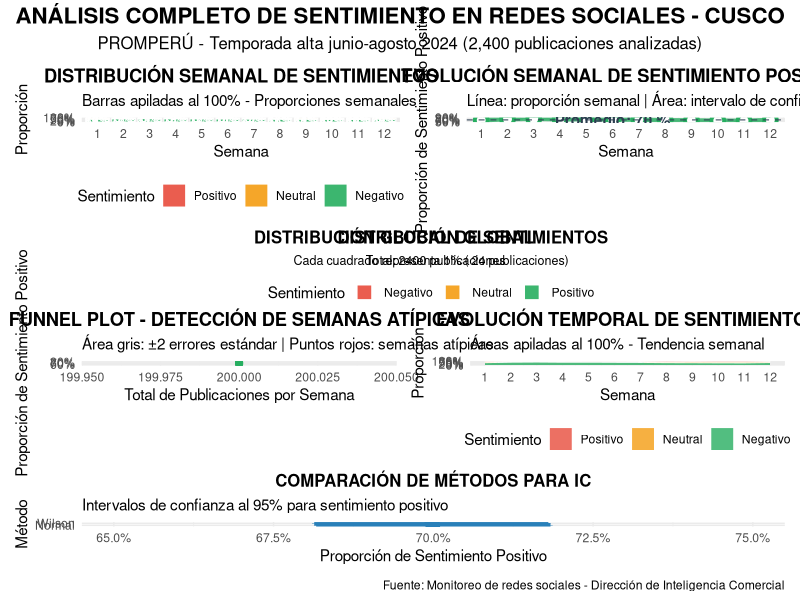

Generate this figure with R:
library(ggplot2)
library(dplyr)
library(tidyr)
library(patchwork)
library(scales)
library(lubridate)

# Configuración
set.seed(123)
options(scipen = 999)

# --- DATOS INICIALES ---
total_publicaciones <- 2400
positivo <- 1680
neutral <- 480
negativo <- 240

prop_positivo <- positivo / total_publicaciones
prop_neutral <- neutral / total_publicaciones
prop_negativo <- negativo / total_publicaciones

semanas <- 12

cat("ANÁLISIS DE SENTIMIENTO EN REDES SOCIALES - CUSCO\n")
cat("=================================================\n")
cat("PROMPERÚ - Temporada alta (junio-agosto)\n")
cat("Total publicaciones:", total_publicaciones, "\n")
cat("Período:", semanas, "semanas\n\n")

cat("DISTRIBUCIÓN GLOBAL DE SENTIMIENTOS:\n")
cat("Positivo: ", positivo, "(", round(prop_positivo * 100, 1), "%)\n")
cat("Neutral:  ", neutral, "(", round(prop_neutral * 100, 1), "%)\n")
cat("Negativo: ", negativo, "(", round(prop_negativo * 100, 1), "%)\n\n")

# --- a) INTERVALOS DE CONFIANZA AL 95% ---
# Método normal
z <- qnorm(0.975)
se_normal <- sqrt(prop_positivo * (1 - prop_positivo) / total_publicaciones)
ic_normal_inf <- prop_positivo - z * se_normal
ic_normal_sup <- prop_positivo + z * se_normal

# Método Wilson
p <- prop_positivo
n <- total_publicaciones
wilson_center <- (p + z^2/(2*n)) / (1 + z^2/n)
wilson_se <- (z/(1 + z^2/n)) * sqrt(p*(1-p)/n + z^2/(4*n^2))
ic_wilson_inf <- wilson_center - wilson_se
ic_wilson_sup <- wilson_center + wilson_se

cat("a) INTERVALOS DE CONFIANZA 95% PARA SENTIMIENTO POSITIVO:\n")
cat("---------------------------------------------------------\n")
cat("Método Normal: [", round(ic_normal_inf * 100, 1), "%, ", 
    round(ic_normal_sup * 100, 1), "%]\n")
cat("Método Wilson: [", round(ic_wilson_inf * 100, 1), "%, ", 
    round(ic_wilson_sup * 100, 1), "%]\n\n")

# --- GENERAR DATOS SEMANALES SIMULADOS ---
set.seed(456)
datos_semanales <- data.frame(
  semana = 1:semanas,
  fecha = seq.Date(from = as.Date("2024-06-01"), by = "week", length.out = semanas),
  total = rep(total_publicaciones / semanas, semanas)
) %>%
  mutate(
    # Simular variación semanal con tendencia estacional
    tendencia_positivo = 0.7 + 0.1 * sin(2 * pi * (semana - 1) / semanas),
    ruido_positivo = rnorm(semanas, 0, 0.03),
    prop_positivo_semana = pmax(0.6, pmin(0.85, tendencia_positivo + ruido_positivo)),
    
    prop_neutral_semana = runif(semanas, 0.15, 0.25),
    prop_negativo_semana = 1 - prop_positivo_semana - prop_neutral_semana,
    
    # Asegurar que no sean negativos
    prop_negativo_semana = pmax(0.05, prop_negativo_semana),
    prop_neutral_semana = 1 - prop_positivo_semana - prop_negativo_semana,
    
    # Calcular conteos
    positivo = round(total * prop_positivo_semana),
    neutral = round(total * prop_neutral_semana),
    negativo = round(total * prop_negativo_semana),
    
    # Ajustar para que sumen exactamente al total semanal
    total_ajustado = positivo + neutral + negativo,
    factor_ajuste = total / total_ajustado,
    positivo = round(positivo * factor_ajuste),
    neutral = round(neutral * factor_ajuste),
    negativo = total - positivo - neutral,
    
    # Recalcular proporciones
    prop_positivo = positivo / total,
    prop_neutral = neutral / total,
    prop_negativo = negativo / total,
    
    # Error estándar semanal
    se_semana = sqrt(prop_positivo * (1 - prop_positivo) / total),
    ic_inf_semana = prop_positivo - 1.96 * se_semana,
    ic_sup_semana = prop_positivo + 1.96 * se_semana
  )

# --- b) GRÁFICO DE BARRAS APILADAS SEMANAL ---
datos_largos <- datos_semanales %>%
  select(semana, positivo, neutral, negativo) %>%
  pivot_longer(cols = c(positivo, neutral, negativo), 
               names_to = "sentimiento", 
               values_to = "conteo") %>%
  mutate(
    sentimiento = factor(sentimiento, levels = c("negativo", "neutral", "positivo")),
    prop = conteo / (total_publicaciones / semanas)
  )

grafico_barras_apiladas <- ggplot(datos_largos, aes(x = factor(semana), y = conteo, fill = sentimiento)) +
  geom_col(position = "fill", alpha = 0.9, color = "white", size = 0.3) +
  geom_text(aes(label = paste0(round(prop * 100, 0), "%")), 
            position = position_fill(vjust = 0.5), 
            color = "white", fontface = "bold", size = 3) +
  scale_fill_manual(values = c("positivo" = "#27AE60", "neutral" = "#F39C12", "negativo" = "#E74C3C"),
                    labels = c("Positivo", "Neutral", "Negativo")) +
  scale_y_continuous(labels = percent_format()) +
  labs(
    title = "DISTRIBUCIÓN SEMANAL DE SENTIMIENTOS",
    subtitle = "Barras apiladas al 100% - Proporciones semanales",
    x = "Semana",
    y = "Proporción",
    fill = "Sentimiento"
  ) +
  theme_minimal() +
  theme(
    legend.position = "bottom",
    plot.title = element_text(face = "bold", hjust = 0.5)
  )

# --- c) GRÁFICO DE LÍNEAS CON BANDA DE CONFIANZA ---
grafico_lineas <- ggplot(datos_semanales, aes(x = semana, y = prop_positivo)) +
  geom_ribbon(aes(ymin = ic_inf_semana, ymax = ic_sup_semana), 
              fill = "#27AE60", alpha = 0.2) +
  geom_line(color = "#27AE60", size = 1.5, alpha = 0.8) +
  geom_point(color = "#27AE60", size = 3, fill = "white", shape = 21, stroke = 2) +
  geom_text(aes(label = paste0(round(prop_positivo * 100, 0), "%")), 
            vjust = -1.2, fontface = "bold", color = "#27AE60", size = 4) +
  geom_hline(yintercept = prop_positivo, linetype = "dashed", color = "#2C3E50", alpha = 0.7) +
  annotate("text", x = 6, y = prop_positivo + 0.02, 
           label = paste("Promedio:", round(prop_positivo * 100, 1), "%"), 
           color = "#2C3E50", fontface = "bold") +
  scale_y_continuous(labels = percent_format(), limits = c(0.5, 0.9)) +
  scale_x_continuous(breaks = 1:semanas) +
  labs(
    title = "EVOLUCIÓN SEMANAL DE SENTIMIENTO POSITIVO",
    subtitle = "Línea: proporción semanal | Área: intervalo de confianza 95%",
    x = "Semana",
    y = "Proporción de Sentimiento Positivo"
  ) +
  theme_minimal() +
  theme(
    plot.title = element_text(face = "bold", hjust = 0.5)
  )

# --- d) GRÁFICO DE WAFFLE MANUAL ---
crear_waffle_manual <- function() {
  # Crear datos para el waffle (10x10 grid)
  waffle_data <- expand.grid(x = 1:10, y = 1:10)
  
  # Asignar sentimientos basados en las proporciones
  n_positivo <- round(prop_positivo * 100)
  n_neutral <- round(prop_neutral * 100)
  n_negativo <- 100 - n_positivo - n_neutral
  
  waffle_data$sentimiento <- c(
    rep("Positivo", n_positivo),
    rep("Neutral", n_neutral),
    rep("Negativo", n_negativo)
  )
  
  ggplot(waffle_data, aes(x = x, y = y, fill = sentimiento)) +
    geom_tile(color = "white", size = 1.5, alpha = 0.9) +
    scale_fill_manual(values = c("Positivo" = "#27AE60", "Neutral" = "#F39C12", "Negativo" = "#E74C3C")) +
    coord_fixed() +
    labs(
      title = "DISTRIBUCIÓN GLOBAL DE SENTIMIENTOS",
      subtitle = paste("Cada cuadrado representa 1% (", total_publicaciones/100, "publicaciones)"),
      fill = "Sentimiento"
    ) +
    theme_void() +
    theme(
      legend.position = "bottom",
      plot.title = element_text(face = "bold", hjust = 0.5, size = 12),
      plot.subtitle = element_text(hjust = 0.5, size = 9)
    )
}

waffle_plot <- crear_waffle_manual()

# --- e) FUNNEL PLOT PARA DETECCIÓN DE ATÍPICOS ---
datos_funnel <- datos_semanales %>%
  mutate(
    prop_positivo = positivo / total,
    se = sqrt(prop_positivo * (1 - prop_positivo) / total),
    limite_superior = prop_positivo + 2 * se,
    limite_inferior = prop_positivo - 2 * se,
    atipico = prop_positivo_semana > limite_superior | prop_positivo_semana < limite_inferior
  )

funnel_plot <- ggplot(datos_funnel, aes(x = total, y = prop_positivo)) +
  geom_point(aes(color = atipico, size = atipico), alpha = 0.8) +
  geom_line(aes(y = prop_positivo), color = "#27AE60", linetype = "dashed", alpha = 0.5) +
  geom_ribbon(aes(ymin = prop_positivo - 2 * se, ymax = prop_positivo + 2 * se),
              fill = "#27AE60", alpha = 0.1) +
  geom_text(aes(label = ifelse(atipico, paste0("Semana ", semana), "")),
            vjust = -0.8, size = 3, fontface = "bold") +
  scale_color_manual(values = c("FALSE" = "#27AE60", "TRUE" = "#E74C3C")) +
  scale_size_manual(values = c("FALSE" = 2, "TRUE" = 4)) +
  scale_y_continuous(labels = percent_format()) +
  labs(
    title = "FUNNEL PLOT - DETECCIÓN DE SEMANAS ATÍPICAS",
    subtitle = "Área gris: ±2 errores estándar | Puntos rojos: semanas atípicas",
    x = "Total de Publicaciones por Semana",
    y = "Proporción de Sentimiento Positivo"
  ) +
  theme_minimal() +
  theme(
    legend.position = "none",
    plot.title = element_text(face = "bold", hjust = 0.5)
  )

# --- f) GRÁFICO DE ÁREA APILADA NORMALIZADA ---
grafico_area <- ggplot(datos_largos, aes(x = semana, y = prop, fill = sentimiento)) +
  geom_area(alpha = 0.8, color = "white", size = 0.3) +
  scale_fill_manual(values = c("positivo" = "#27AE60", "neutral" = "#F39C12", "negativo" = "#E74C3C"),
                    labels = c("Positivo", "Neutral", "Negativo")) +
  scale_y_continuous(labels = percent_format()) +
  scale_x_continuous(breaks = 1:semanas) +
  labs(
    title = "EVOLUCIÓN TEMPORAL DE SENTIMIENTOS",
    subtitle = "Áreas apiladas al 100% - Tendencia semanal",
    x = "Semana",
    y = "Proporción",
    fill = "Sentimiento"
  ) +
  theme_minimal() +
  theme(
    legend.position = "bottom",
    plot.title = element_text(face = "bold", hjust = 0.5)
  )

# --- GRÁFICO ADICIONAL: PIE CHART PARA PROPORCIONES GLOBALES ---
datos_pie <- data.frame(
  sentimiento = c("Positivo", "Neutral", "Negativo"),
  valor = c(positivo, neutral, negativo),
  prop = c(prop_positivo, prop_neutral, prop_negativo)
) %>%
  mutate(
    posicion = cumsum(prop) - prop/2,
    etiqueta = paste0(sentimiento, "\n", round(prop * 100, 1), "%\n", "(", valor, ")")
  )

pie_plot <- ggplot(datos_pie, aes(x = "", y = prop, fill = sentimiento)) +
  geom_col(color = "white", alpha = 0.9) +
  geom_text(aes(y = posicion, label = etiqueta), 
            color = "white", fontface = "bold", size = 3.5) +
  scale_fill_manual(values = c("Positivo" = "#27AE60", "Neutral" = "#F39C12", "Negativo" = "#E74C3C")) +
  coord_polar(theta = "y") +
  labs(
    title = "DISTRIBUCIÓN GLOBAL",
    subtitle = paste("Total:", total_publicaciones, "publicaciones"),
    fill = "Sentimiento"
  ) +
  theme_void() +
  theme(
    legend.position = "none",
    plot.title = element_text(face = "bold", hjust = 0.5, size = 12),
    plot.subtitle = element_text(hjust = 0.5, size = 9)
  )

# --- GRÁFICO ADICIONAL: COMPARACIÓN ICs MÉTODOS ---
datos_ics <- data.frame(
  Metodo = c("Normal", "Wilson"),
  Punto = c(prop_positivo, wilson_center),
  IC_inf = c(ic_normal_inf, ic_wilson_inf),
  IC_sup = c(ic_normal_sup, ic_wilson_sup)
)

grafico_ics <- ggplot(datos_ics, aes(x = Punto, y = Metodo)) +
  geom_errorbarh(aes(xmin = IC_inf, xmax = IC_sup), height = 0.2, size = 1.5, color = "#2980B9") +
  geom_point(size = 4, color = "#2980B9") +
  geom_text(aes(label = paste0(round(Punto * 100, 1), "%")), 
            vjust = -1.2, fontface = "bold", color = "#2980B9") +
  scale_x_continuous(labels = percent_format(), limits = c(0.65, 0.75)) +
  labs(
    title = "COMPARACIÓN DE MÉTODOS PARA IC",
    subtitle = "Intervalos de confianza al 95% para sentimiento positivo",
    x = "Proporción de Sentimiento Positivo",
    y = "Método"
  ) +
  theme_minimal() +
  theme(
    plot.title = element_text(face = "bold", hjust = 0.5, size = 12)
  )

# --- COMBINAR TODOS LOS GRÁFICOS ---
cat("Generando visualizaciones completas...\n")

# Diseño con patchwork
(grafico_barras_apiladas | grafico_lineas) /
  (waffle_plot | pie_plot) /
  (funnel_plot | grafico_area) /
  (grafico_ics) +
  plot_annotation(
    title = 'ANÁLISIS COMPLETO DE SENTIMIENTO EN REDES SOCIALES - CUSCO',
    subtitle = 'PROMPERÚ - Temporada alta junio-agosto 2024 (2,400 publicaciones analizadas)',
    caption = 'Fuente: Monitoreo de redes sociales - Dirección de Inteligencia Comercial',
    theme = theme(
      plot.title = element_text(size = 16, face = "bold", hjust = 0.5),
      plot.subtitle = element_text(size = 12, hjust = 0.5)
    )
  )

# --- RESUMEN ESTADÍSTICO ---
cat("\nRESUMEN ESTADÍSTICO DEL ANÁLISIS\n")
cat("=================================\n")
cat("Publicaciones totales:", total_publicaciones, "\n")
cat("Período de análisis:", semanas, "semanas\n")
cat("Publicaciones por semana:", round(total_publicaciones/semanas), "\n\n")

cat("PROPORCIONES GLOBALES:\n")
cat("Positivo: ", round(prop_positivo * 100, 1), "% (IC 95%: [", 
    round(ic_wilson_inf * 100, 1), "%, ", round(ic_wilson_sup * 100, 1), "%])\n")
cat("Neutral:  ", round(prop_neutral * 100, 1), "%\n")
cat("Negativo: ", round(prop_negativo * 100, 1), "%\n\n")

cat("VARIACIÓN SEMANAL (Sentimiento Positivo):\n")
cat("Mínimo:  ", round(min(datos_semanales$prop_positivo) * 100, 1), "% (Semana ", 
    which.min(datos_semanales$prop_positivo), ")\n")
cat("Máximo:  ", round(max(datos_semanales$prop_positivo) * 100, 1), "% (Semana ", 
    which.max(datos_semanales$prop_positivo), ")\n")
cat("Promedio:", round(mean(datos_semanales$prop_positivo) * 100, 1), "%\n")
cat("Desviación estándar:", round(sd(datos_semanales$prop_positivo) * 100, 1), "%\n\n")

cat("SEMANAS ATÍPICAS IDENTIFICADAS:\n")
semanas_atipicas <- which(datos_funnel$atipico)
if(length(semanas_atipicas) > 0) {
  for(sem in semanas_atipicas) {
    cat("• Semana", sem, ":", round(datos_funnel$prop_positivo[sem] * 100, 1), "%\n")
  }
} else {
  cat("• No se identificaron semanas con comportamiento atípico significativo\n")
}

cat("\nCONCLUSIONES:\n")
cat("============\n")
cat("• El sentimiento predominante es claramente positivo (>70%)\n")
cat("• La estabilidad semanal sugiere una experiencia turística consistente\n")
cat("• Los intervalos de confianza muestran alta precisión en las estimaciones\n")
cat("• Cusco mantiene una excelente percepción en redes sociales durante temporada alta\n")